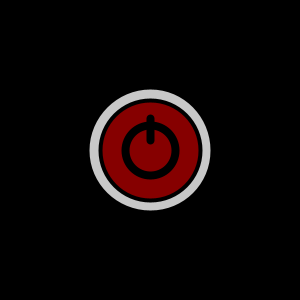
Frame 1 (no input)
Frame 60 (the mouse pressed at the canvas centre just before this capture): identical to frame 1, image omitted
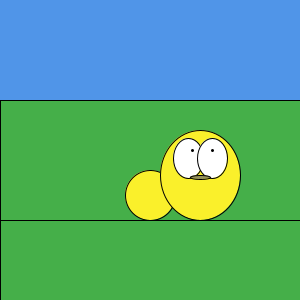
Frame 120 (the mouse held since frame 60 and released just before this capture)

The Processing sketch that drew these frames (run headless with seeded random() and noise(); from frame 60 on, the mouse is pressed at the canvas centre):

// Processing sketch: processing_36358
// ── processing_36358.pde

// Lecture 3.3.1
// Allison Etheredge
// 7 September 2011

// This simple code is testing the toggle between turning 
// a button on and off by simply waiving your mouse
// clicking your mouse reveals a scene 

void setup() {
  size(300, 300);
  background(0);
}


void draw() { 

  if (mousePressed) {

    // background
    background(80, 149, 232); 
    strokeWeight(1); 
    fill(69, 175, 73); 
    rect(0, height/3, width, height);
    line(0, height/2 + 70, width, height/2 + 70); 

    // yellow ball 
    fill(250, 240, 43); 
    ellipse(mouseX, height/2 + 45, 50, 50); 

    // yellow creature
    ellipse(width/2 + 50, height/2 + 25, 80, 90); 
    fill(255); 
    // eyes and nose
    ellipse(width/2 + 38, height/2 + 8, 30, 40); 
    ellipse(width/2 + 62, height/2 + 8, 30, 40); 
    strokeWeight(3); 
    point(width/2 + 42, height/2); 
    point(width/2 + 62, height/2); 
    strokeWeight(1); 
    fill(147, 144, 89); 
    ellipse(width/2 + 50, height/2 + 27, 20, 4);
  } 


  else { 
    background(0); 

    if (mouseX < width/2) {

      // Button turns OFF
      smooth(); 
      strokeWeight(4); 
      fill(200); 
      ellipse(width/2, height/2, width/3+25, height/3+25); // gray edge
      fill(134, 0, 0); 
      ellipse(width/2, height/2, width/3, height/3); // red button
      strokeWeight(8); 
      noFill(); 
      ellipse(width/2, height/2, width/6, height/6); // black color
      line(width/2, height/2-32, width/2, height/2-10);
    } 

    else { 

      // Button turns ON
      smooth(); 
      strokeWeight(4); 
      fill(211, 205, 205); 
      ellipse(width/2, height/2, width/3+25, height/3+25); // gray edge
      fill(255, 0, 0); 
      ellipse(width/2, height/2, width/3, height/3); // red button
      strokeWeight(8); 
      noFill(); 
      ellipse(width/2, height/2, width/6, height/6); // black color
      line(width/2, height/2-32, width/2, height/2-10);
    }
  }
} 
